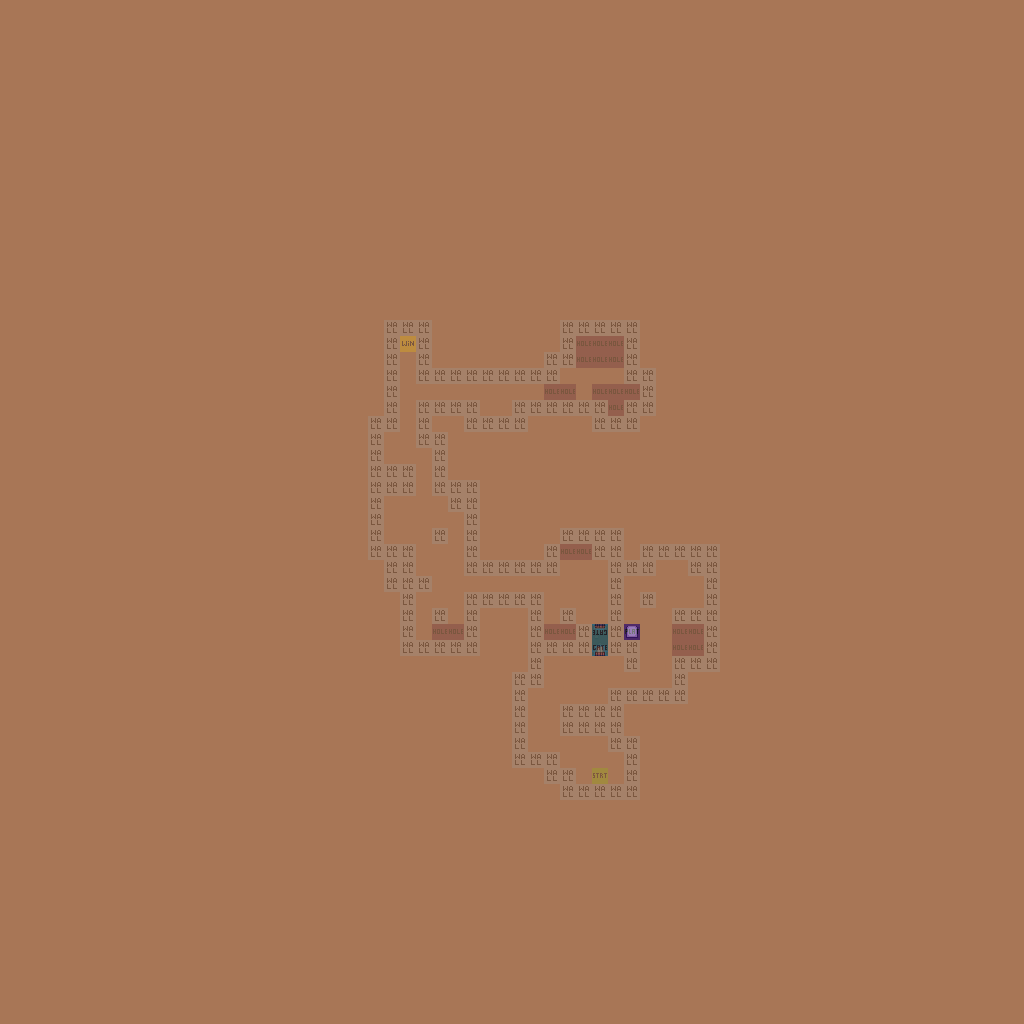

The image is a tile-based game level rendered from a .tmx file. Its description and source (layers, tilesets, objects; grid data summarised) follow:
An orthogonal 64x64 tile map with 16x16 px tiles, 5 tile layers (Art_Background, Art_Gameplay, SlimeCover, Art_Foreground, ...), 3 tilesets and 2 objects (spawn).

<map version="1.2" tiledversion="1.2.3" orientation="orthogonal" renderorder="right-down" width="64" height="64" tilewidth="16" tileheight="16" infinite="0" backgroundcolor="#a87656" nextlayerid="10" nextobjectid="3">
 <tileset firstgid="1" source="tileset/GameplayTileset.tsx" />
 <tileset firstgid="33" source="tileset/GameplayImages.tsx" />
 <tileset firstgid="305" source="tileset/SlimeCave.tsx" />
 <layer id="4" name="Art_Background" width="64" height="64">
  <data>[4096 cells, 3 non-empty, 2 distinct tile ids]</data>
 </layer>
 <layer id="6" name="Art_Gameplay" width="64" height="64">
  <data>[4096 cells, 3 non-empty, 3 distinct tile ids]</data>
 </layer>
 <layer id="9" name="SlimeCover" width="64" height="64">
  <data>[4096 cells, 0 non-empty, 0 distinct tile ids]</data>
 </layer>
 <layer id="7" name="Art_Foreground" width="64" height="64">
  <data>[4096 cells, 2 non-empty, 2 distinct tile ids]</data>
 </layer>
 <layer id="5" name="Gameplay" width="64" height="64" opacity="0.27">
  <data>[4096 cells, 213 non-empty, 6 distinct tile ids]</data>
 </layer>
 <objectgroup id="2" name="Properties">
  <object id="1" name="spawn" x="592" y="768" width="16" height="16" />
  <object id="2" x="624" y="624" width="16" height="16">
   <properties>
    <property name="onPass" value="setGate(37,39,open;37,40,open)" />
   </properties>
  </object>
 </objectgroup>
</map>
